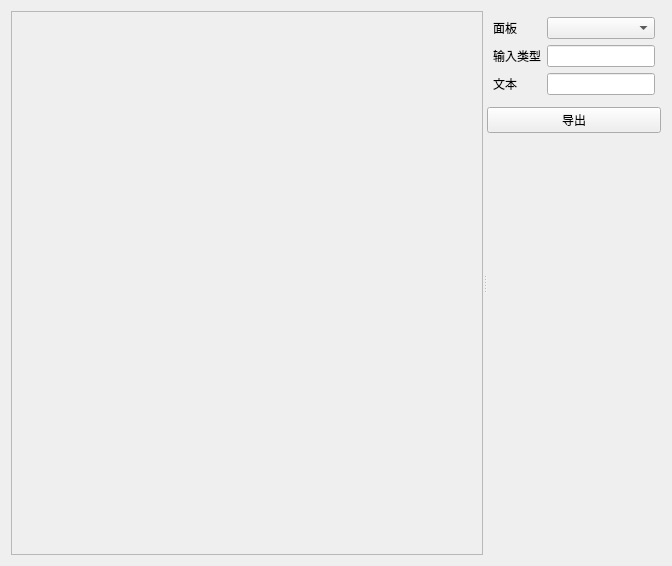
<?xml version="1.0" encoding="UTF-8"?>
<ui version="4.0">
 <class>BoardDesigner</class>
 <widget class="QWidget" name="BoardDesigner">
  <property name="geometry">
   <rect>
    <x>0</x>
    <y>0</y>
    <width>672</width>
    <height>566</height>
   </rect>
  </property>
  <property name="windowTitle">
   <string>BoardDesigner</string>
  </property>
  <layout class="QHBoxLayout" name="horizontalLayout">
   <item>
    <widget class="QSplitter" name="splitter">
     <property name="sizePolicy">
      <sizepolicy hsizetype="Expanding" vsizetype="Preferred">
       <horstretch>0</horstretch>
       <verstretch>0</verstretch>
      </sizepolicy>
     </property>
     <property name="orientation">
      <enum>Qt::Orientation::Horizontal</enum>
     </property>
     <widget class="QFrame" name="frame">
      <property name="sizePolicy">
       <sizepolicy hsizetype="Expanding" vsizetype="Preferred">
        <horstretch>1</horstretch>
        <verstretch>0</verstretch>
       </sizepolicy>
      </property>
      <property name="frameShape">
       <enum>QFrame::Shape::StyledPanel</enum>
      </property>
      <property name="frameShadow">
       <enum>QFrame::Shadow::Raised</enum>
      </property>
      <layout class="QVBoxLayout" name="verticalLayout_2">
       <item>
        <widget class="BoardScene" name="scene" native="true">
         <property name="sizePolicy">
          <sizepolicy hsizetype="MinimumExpanding" vsizetype="Preferred">
           <horstretch>0</horstretch>
           <verstretch>0</verstretch>
          </sizepolicy>
         </property>
         <property name="minimumSize">
          <size>
           <width>400</width>
           <height>0</height>
          </size>
         </property>
        </widget>
       </item>
      </layout>
     </widget>
     <widget class="QWidget" name="verticalLayoutWidget">
      <layout class="QVBoxLayout" name="verticalLayout">
       <property name="sizeConstraint">
        <enum>QLayout::SizeConstraint::SetDefaultConstraint</enum>
       </property>
       <property name="rightMargin">
        <number>0</number>
       </property>
       <property name="bottomMargin">
        <number>0</number>
       </property>
       <item>
        <layout class="QFormLayout" name="formLayout">
         <property name="leftMargin">
          <number>6</number>
         </property>
         <property name="topMargin">
          <number>6</number>
         </property>
         <property name="rightMargin">
          <number>6</number>
         </property>
         <property name="bottomMargin">
          <number>6</number>
         </property>
         <item row="0" column="0">
          <widget class="QLabel" name="Label">
           <property name="text">
            <string>面板</string>
           </property>
          </widget>
         </item>
         <item row="0" column="1">
          <widget class="QComboBox" name="templateSelector"/>
         </item>
         <item row="2" column="0">
          <widget class="QLabel" name="Label_2">
           <property name="text">
            <string>文本</string>
           </property>
          </widget>
         </item>
         <item row="2" column="1">
          <widget class="QLineEdit" name="textInput"/>
         </item>
         <item row="1" column="0">
          <widget class="QLabel" name="label">
           <property name="text">
            <string>输入类型</string>
           </property>
          </widget>
         </item>
         <item row="1" column="1">
          <widget class="QLineEdit" name="inputHint">
           <property name="readOnly">
            <bool>true</bool>
           </property>
          </widget>
         </item>
        </layout>
       </item>
       <item>
        <widget class="QPushButton" name="exportBtn">
         <property name="text">
          <string>导出</string>
         </property>
        </widget>
       </item>
       <item>
        <spacer name="verticalSpacer">
         <property name="orientation">
          <enum>Qt::Orientation::Vertical</enum>
         </property>
         <property name="sizeHint" stdset="0">
          <size>
           <width>20</width>
           <height>40</height>
          </size>
         </property>
        </spacer>
       </item>
      </layout>
     </widget>
    </widget>
   </item>
  </layout>
 </widget>
 <customwidgets>
  <customwidget>
   <class>BoardScene</class>
   <extends>QWidget</extends>
   <header location="global">win/scene/BoardScene.hpp</header>
   <container>1</container>
  </customwidget>
 </customwidgets>
 <resources/>
 <connections/>
</ui>
